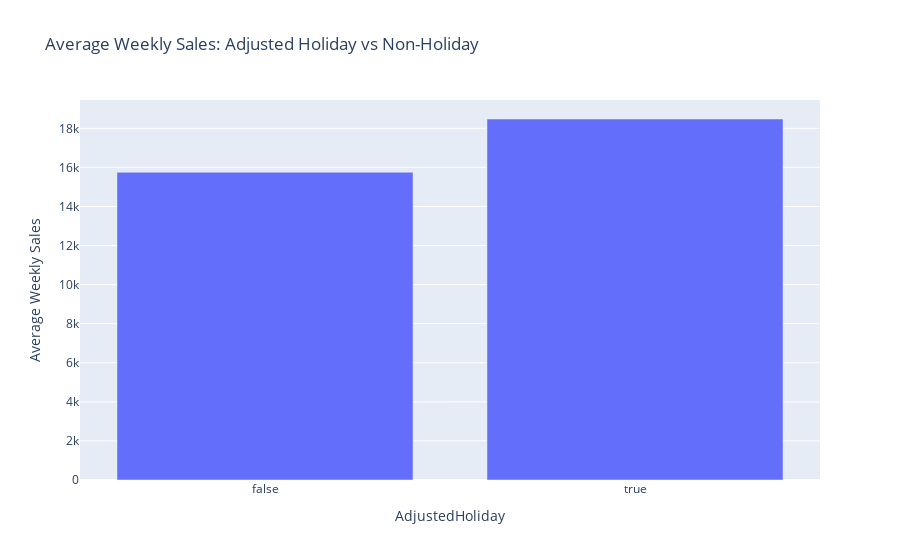

Notebook cell for this chart:
### Markdown cell above
### 🆚 Average Weekly Sales: AdjustedHoliday vs Non-Holiday Weeks

This boxplot compares weekly sales using the engineered `AdjustedHoliday` flag.

💡 **Key Insights**:
- While the difference in averages is not extreme, there is a clear uptick in sales during `AdjustedHoliday=True` weeks.
- This refined flag shows previously hidden spikes like Christmas Eve weeks, which the original `IsHoliday` column missed.
- It underscores the importance of business-aware feature engineering when analyzing seasonal retail trends.

### Code cell
import plotly.express as px

# Group by AdjustedHoliday and take the mean, not the sum
avg_sales = full_data.groupby('AdjustedHoliday')['Weekly_Sales'].mean().reset_index()

# Plot
fig = px.bar(avg_sales,
             x='AdjustedHoliday',
             y='Weekly_Sales',
             title='Average Weekly Sales: Adjusted Holiday vs Non-Holiday',
             labels={'Weekly_Sales': 'Average Weekly Sales'})
fig.show()

### Figure 1 — Plotly figure (JSON) as saved in the notebook; plotly's stock layout.template omitted (floating-point values rounded to 4 significant figures)
{"data": [{"alignmentgroup": "True", "hovertemplate": "AdjustedHoliday=%{x}<br>Average Weekly Sales=%{y}<extra></extra>", "legendgroup": "", "marker": {"color": "#636efa", "pattern": {"shape": ""}}, "name": "", "offsetgroup": "", "orientation": "v", "showlegend": false, "textposition": "auto", "type": "bar", "x": [false, true], "xaxis": "x", "y": [15750.0, 18480.0], "yaxis": "y"}], "layout": {"barmode": "relative", "legend": {"tracegroupgap": 0}, "title": {"text": "Average Weekly Sales: Adjusted Holiday vs Non-Holiday"}, "xaxis": {"anchor": "y", "domain": [0, 1], "title": {"text": "AdjustedHoliday"}}, "yaxis": {"anchor": "x", "domain": [0, 1], "title": {"text": "Average Weekly Sales"}}}}
